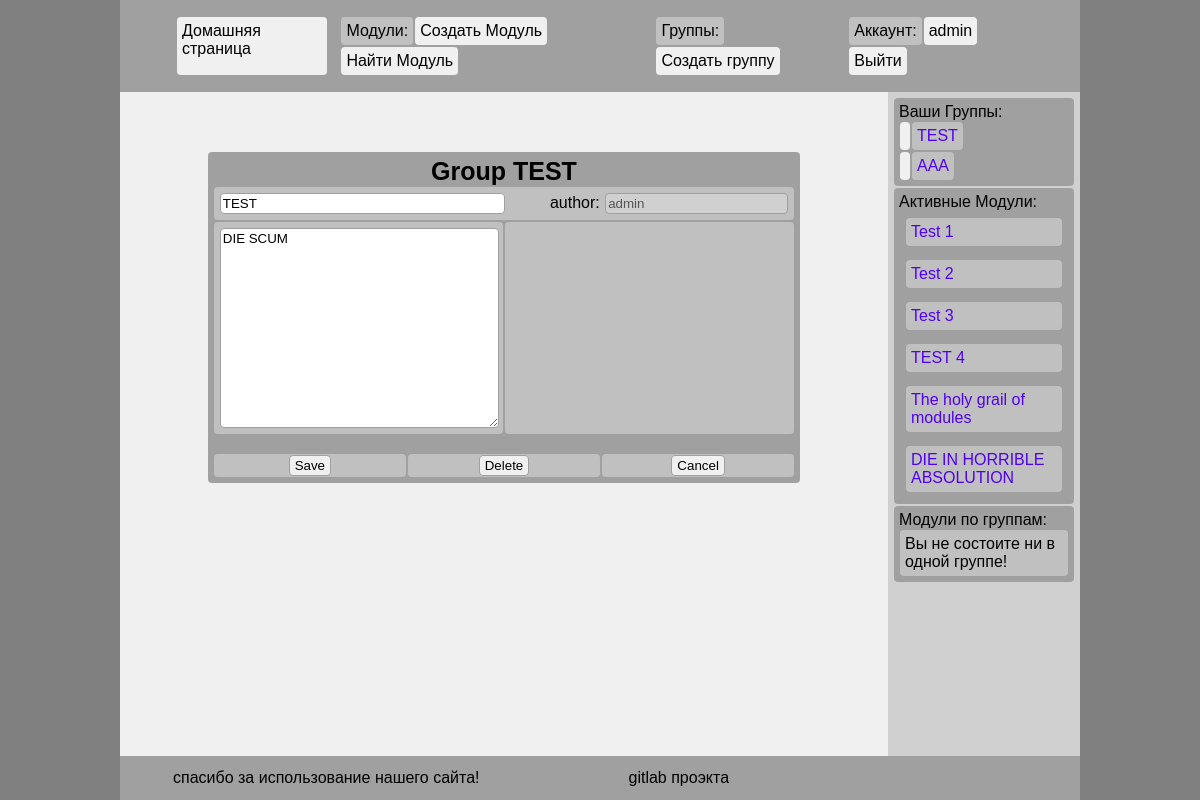
The app's page /groups/y1cPvANMq3r4RXbf/edit/ (signed in) with its own data.
### groups/models.py (models this page shows)
class Group(models.Model):
    author          = models.ForeignKey(User, related_name="group_author", on_delete=models.CASCADE, null=True)
    name            = models.CharField(max_length=32, default="")
    description     = models.CharField(max_length=1024, default="")
    creation_date   = models.DateTimeField(default=timezone.now())
    id              = models.CharField(max_length=16, unique=True, primary_key = True)
    moduls_data     = models.ManyToManyField(ModuleData, related_name="moduls_data", blank=True)
    members         = models.ManyToManyField(User, related_name="members", blank=True)
    members_pending = models.ManyToManyField(User, related_name="member_pending", blank=True)

### tasks/models.py (models this page shows)
class Module(models.Model):
    name            = models.CharField(max_length=64, default="Новый модуль")
    author          = models.ForeignKey(User, on_delete=models.CASCADE)
    description     = models.CharField(max_length=1024, default="AAAA")
    creation_date   = models.DateTimeField(default=timezone.now())
    tasks_data      = models.JSONField(default=list)
    is_tasks_rnd    = models.BooleanField(default=False)
    id              = models.CharField(max_length=16, unique=True, primary_key=True)

### groups/views.py (the view, shortened to what this page needs)
# urls.py: path('groups/<str:id>/edit/',           groups.EditView),
def EditView(request, id):
    try: cur_group = Group.objects.get(id=id)
    except Group.DoesNotExist: raise Http404
    if cur_group.author != request.user: raise Http404
    if request.method != 'POST':
        context = get_base_context(request)
        context['group'] = cur_group
        return render(request, 'group_edit.html', context)

### static/py/view.py (called while the page is built)
def get_base_context(request, **kwargs):
    context = {}
    for c_name, c_value in list(filter(lambda c:c[0].startswith('temp'), request.session.items())):
        if 'keep_cookies' in kwargs and c_name in kwargs['keep_cookies']: continue
        del request.session[c_name]
    for s in request.session.items():print(s)
    if request.user.is_authenticated:
        context['my_modules']    = Module.objects.all()
        context['my_groups']     = Group.objects.all()
        context['new_modules']    = Module.objects.filter(author=request.user)
    return context

### groups/templates/group_edit.html (shortened to what this page needs)
{% extends './base.html' %}
{% block content %}
{% load i18n %}
{% load DWP %}
<div class="bigbox">
    <h1>{% trans 'Group' %} {{group.name}}</h1>
    <form method="POST" id="form"> {% csrf_token %}
        <div class="flex-sb component2">
            <input id='name' name="name" type="text" value="{{group.name}}" placeholder="{% trans 'group name' %}" maxlength="32" style="width: 50%"/>
            <div>
                {% trans 'author' %}:
                <input value="{{user}}" disabled=true/>
            </div>
        </div>
        <div class="flex">
            <div class="flex-col component2" style="width: 50%">
                <textarea name="description" style="width: 100%; resize: vertical; height: 200px" placeholder="{% trans 'description' %}">{{group.description}}</textarea>
            </div>
            <div class="flex-col component2" style="width: 50%">
            </div>
        </div>
        <br>
        <div class="flex">
            <div class="submitbox" style="width: 100%;">
                <input type="submit" name="btn_save" value="{% trans 'Save' %}">
            </div>
            <div class="submitbox" style="width: 100%;">
                <input type="submit" name="btn_del" value="{% trans 'Delete' %}" onclick="return btn_del_check('{% trans 'group' %} '+document.getElementById('name').value)">
            </div>
            <div class="submitbox" style="width: 100%;">
                <input name="cancel_btn" type="submit" value="{% trans 'Cancel' %}">
            </div>
        </div>
    </form>
</div>
{% endblock %}

### static/templates/header.html
<div class="box flex-wrap">
    <a class="component" href="/">Домашняя страница</a>
</div>
<div class="box flex-wrap">
    <a class="component2">Модули:</a>
    <a class="component" href="/tasks/create">Создать Модуль</a>
    <a class="component" href="/tasks/">Найти Модуль</a>
</div>
<div class="box flex-wrap">
    <a class="component2">Группы:</a>
    <a class="component" href="/groups/create">Создать группу</a>
</div>
<div class="box flex-wrap">
    <a class="component2">Аккаунт:</a>
        {% if request.user.is_authenticated %}
        <a class="component" href="/accounts/">{{user}}</a>
        <a class="component" href="/accounts/logout/">Выйти</a>
        {% else %}
        <a class="component" href="/accounts/login/">Войти</a>
        <a class="component" href="/accounts/register/">Регистрация</a>
        {% endif %}
</div>

### static/templates/sider.html (shortened to what this page needs)
<div class="box flex-col">
    Ваши Группы:
    {% for group in my_groups %}
        <div class="flex">
            {% if group.1 != 0 %}<a class="component">{{group.1}}</a>{% endif %}
            <a class="component2" href="/groups/{{group.id}}">{{group.name}}</a>
        </div>
    {% endfor %}
</div>
<div class="box flex-col">
    Активные Модули:
    {% for module in my_modules %}
        <div class="flex-col box">
            <a class="component2" href="/tasks/{{module.id}}">{{module.name}}</a>
        </div>
    {% endfor %}
</div>
<div class="flex-col box">
    Модули по группам:
    {% if not modules_groups %}
        <p class="component2">Вы не состоите ни в одной группе!</p>
    {% endif %}
</div>

### static/css/common-base.css (style rules this page uses)
body { margin: auto; width: 80%; min-height:100%; }
html { font-family: Arial; background-color:#808080; height:100%; }
footer a:any-link, header a:any-link { color:#000000 }
a { font-family: Arial; text-decoration: none; padding: 2px; margin: 1px; }
a:any-link { color:#5000F0 }
h1 { font-family: Arial; font-size: 25px; text-align: center; margin: 0px; }
input[type=text] { font-family: Arial; background-color: #FFFFFF; border: #A0A0A0 solid 1px; border-radius: 4px; box-sizing: border-box; padding: 2px; margin: 1px; }
input:disabled { font-family: Arial; background-color: #D0D0D0; border: #A0A0A0 solid 1px; border-radius: 4px; cursor: default; box-sizing: border-box; padding: 2px; margin: 1px; }
input[type=button], input[type=submit], input[type=reset] { font-family: Arial; background-color: #F0F0F0; border: #A0A0A0 solid 1px; border-radius: 4px; cursor:pointer; box-sizing: border-box; padding: 2px 5px; margin: 1px; }
textarea { font-family: Arial; background-color: #FFFFFF; border: #A0A0A0 solid 1px; border-radius: 4px; box-sizing: border-box; padding: 2px; margin: 1px; }

### static/css/common-class.css (style rules this page uses)
.component { border-radius: 4px; border-color: #F0F0F0; background-color: #F0F0F0; padding: 5px; margin: 1px; box-sizing: border-box; }
.component2 { border-radius: 4px; border-color: #C0C0C0; background-color: #C0C0C0; padding: 5px; margin: 1px; box-sizing: border-box; }
.box { border-radius: 4px; border-color: #A0A0A0; background-color: #A0A0A0; padding: 5px; margin: 1px; }
.bigbox { margin: auto; border-radius: 4px; border-color: #A0A0A0; background-color: #A0A0A0; padding: 5px; width: 80%; margin-top: 50px; display: flex; flex-direction: column; }
.submitbox { text-align: center; border-radius: 4px; border-color: #C0C0C0; background-color: #C0C0C0; margin: 1px; }

### static/css/common-flex.css (style rules this page uses)
.flex { display: flex; }
.flex-col { display: flex; flex-direction: column; }
.flex-sb { display: flex; justify-content: space-between; }
.flex-wrap { display: flex; flex-wrap: wrap; }

### records on screen
Group: name "TEST", description "DIE SCUM"
Group: name "AAA"
Module: name "Test 1"
Module: name "Test 2"
Module: name "Test 3"
Module: name "TEST 4"
Module: name "The holy grail of modules"
Module: name "DIE IN HORRIBLE ABSOLUTION"

### other values on screen
{{ user }} "admin"
